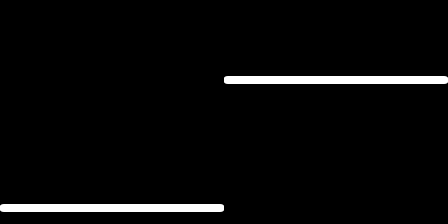

A level layout from a 2D game, rendered from its tile map. Below: a short description, then the map file with its tile-grid data intact:
An orthogonal 14x7 tile map with 32x32 px tiles, 1 tile layer (Tile Layer 1), 2 tilesets and 4 objects.

<map version="1.0" tiledversion="1.1.6" orientation="orthogonal" renderorder="right-down" width="14" height="7" tilewidth="32" tileheight="32" infinite="0" nextobjectid="12">
 <properties>
  <property name="hue" type="int" value="348" />
 </properties>
 <tileset firstgid="1" name="tileset" tilewidth="32" tileheight="32" tilecount="16" columns="16">
  <image source="../graphics/tileset.png" width="512" height="32" />
 </tileset>
 <tileset firstgid="17" name="tileset" tilewidth="32" tileheight="32" tilecount="16" columns="16">
  <image source="../graphics/tileset.png" width="512" height="32" />
 </tileset>
 <layer name="Tile Layer 1" width="14" height="7">
  <data encoding="csv">
0,0,0,0,0,0,0,0,0,0,0,0,0,0,
0,0,0,0,0,0,0,0,0,0,0,0,0,0,
0,0,0,0,0,0,0,2,3,3,3,3,3,4,
0,0,0,0,0,0,0,0,0,0,0,0,0,0,
0,0,0,0,0,0,0,0,0,0,0,0,0,0,
0,0,0,0,0,0,0,0,0,0,0,0,0,0,
2,3,3,3,3,3,4,0,0,0,0,0,0,0
</data>
 </layer>
 <objectgroup name="Obstacles">
  <object id="3" x="224.5" y="76.6662" width="223" height="7" />
  <object id="5" x="0.500001" y="204" width="222.833" height="8.33333" />
 </objectgroup>
 <objectgroup name="Finish">
  <object id="9" x="304" y="12" width="64" height="64" />
 </objectgroup>
 <objectgroup name="Player">
  <object id="11" x="96" y="172" width="32" height="32" />
 </objectgroup>
</map>
